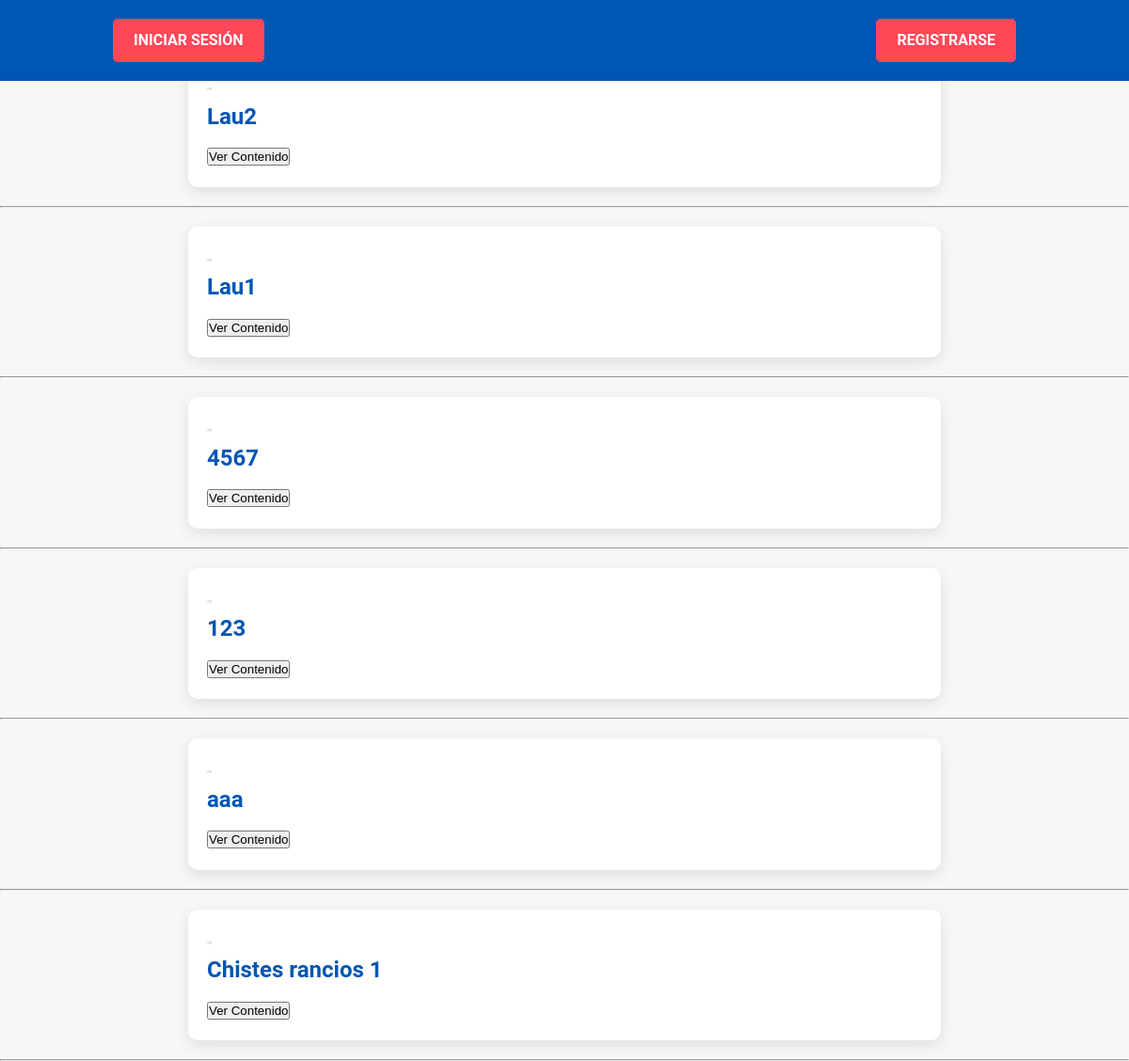
Before: / with the older database file.
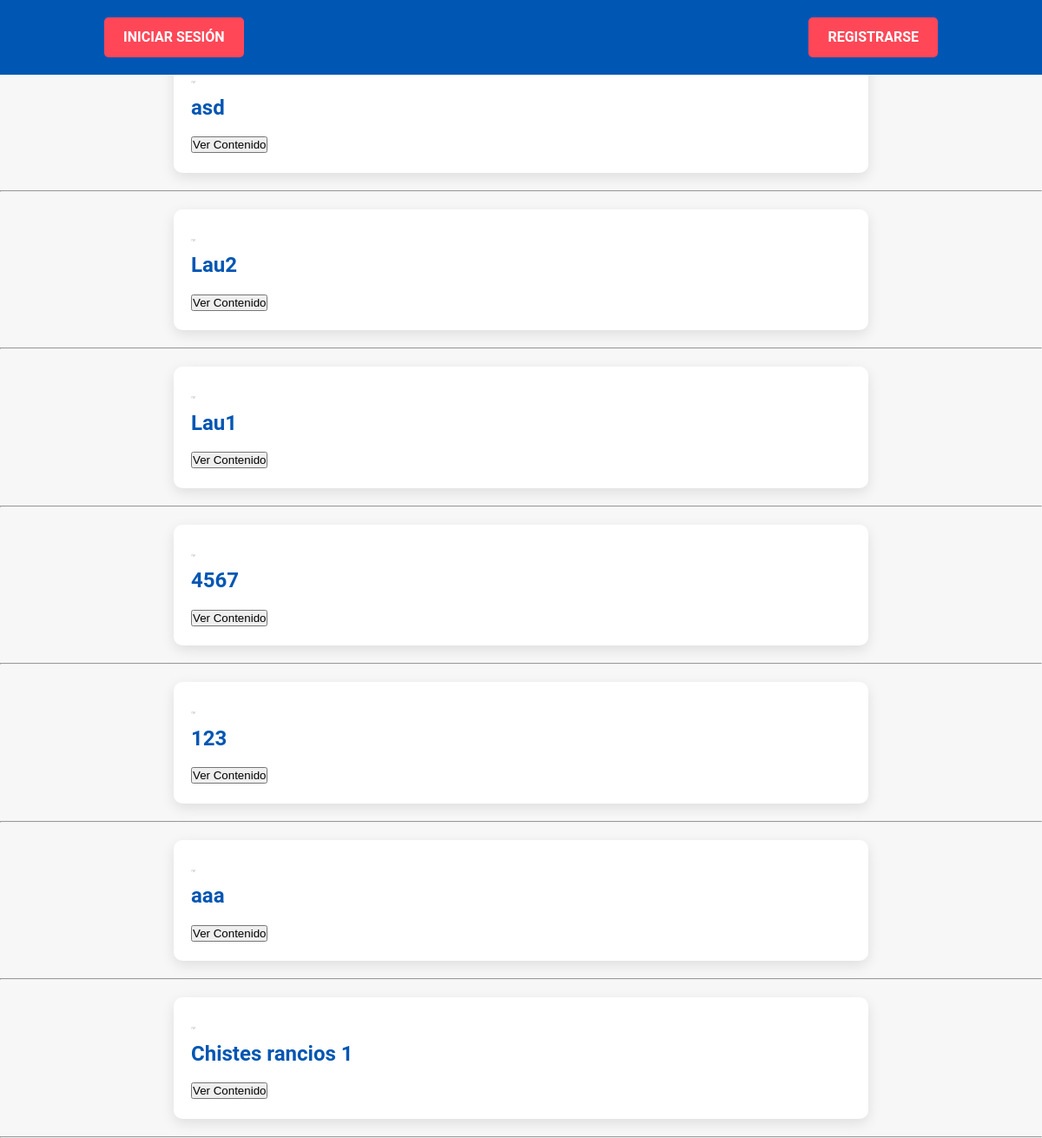
After: the same page with the newer database file.
### blog/models.py (models this page shows)
class Blog(models.Model):
    CATEGORY_CHOICES = [
        ('Política', 'Política'),
        ('Tecnología', 'Tecnología'),
        ('Ciencia', 'Ciencia'),
        ('Humor', 'Humor'),
    ]
    title = models.CharField(max_length=200)
    subtitle = models.CharField(max_length=200)
    body = RichTextField()
    author = models.ForeignKey(
        settings.AUTH_USER_MODEL,
        on_delete=models.CASCADE
    )
    date = models.DateTimeField(auto_now_add=True)
    image = models.ImageField(upload_to='blog_images/')
    category = models.CharField(max_length=100, choices=CATEGORY_CHOICES, default='Humor')

### myblogsite/views.py (the view)
# urls.py: path('', views.landing, name='landing'),
def landing(request):
    blogs = Blog.objects.order_by('-date')
    return render(request, 'landing.html', {'blogs': blogs})

### templates/landing.html (shortened to what this page needs)
{% load static %}
<!DOCTYPE html>
<html>
<head>
    <link rel="stylesheet" href="{% static 'css/style.css' %}">
</head>
<body>
    <header>
        <div class="container">
            {% if user.is_authenticated %}
                <span class="user-info">
                {% if user.profile_image %}
                    <img src="{{ user.profile_image.url }}" alt="Avatar" class="user-avatar">
                {% else %}
                    <img src="{% static '/avatars/default-avatar.png' %}" alt="Avatar" class="user-avatar">
                    <br>
                {% endif %}
                {{ user.username }}
                </span>
                <a href="{% url 'profile' %}" class="header-button">Ver Perfil</a>
                <a href="{% url 'logout' %}" class="header-button">Cerrar Sesión</a>
            {% else %}
                <a href="{% url 'login' %}" class="header-button">Iniciar Sesión</a>
                <a href="{% url 'signup' %}" class="header-button">Registrarse</a>
            {% endif %}
        </div>
    </header>
    <div style="text-align: center;">
        {% if user.is_authenticated %}
            <a href="{% url 'publish_blog' %}" id="publish-blog-button" class="header-button">Publicar blog</a>
        {% else %}
            <button id="publish-blog-button" class="header-button" onclick="showLoginModal()">Publicar blog</button>
        {% endif %}
    </div>
    <div class="blog-container">
        {% for blog in blogs %}
            <div class="blog-preview">
                {% if blog.author.profile_image %}
                    <img src="{{ blog.author.profile_image.url }}" alt="Avatar" class="user-avatar">
                {% else %}
                    <img src="{% static 'avatars/default-avatar.png' %}" alt="Avatar" class="user-avatar">
                {% endif %}
                <div class="blog-info">
                    <h2>{{ blog.title }}</h2>
                    <button onclick="toggleContent('content-{{ blog.id }}')">Ver Contenido</button>
                </div>
            </div>
            <hr>
        {% empty %}
            <div class="no-blogs">
                <img src="{% static 'travolta-empty.gif' %}" alt="No hay blogs disponibles">
                <p>No hay blogs aún. ¡Sé el primero!</p>
            </div>
        {% endfor %}
    </div>
</body>
</html>

Changed rows visible on the page:
added Blog: title "asd"
